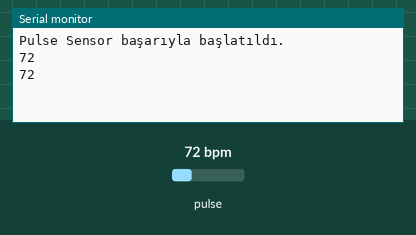
Recording of a sketch running on a simulated Arduino Mega 2560, built with avr-gcc and run on an emulated ATmega2560. Parts: the last lines printed to the serial monitor. Inputs (shaded band) come from the test bench; at power-on: pulse 72 bpm.

Above: at 2.2 s.
2.3 s: pulse set to 42 bpm
At 3.7 s:
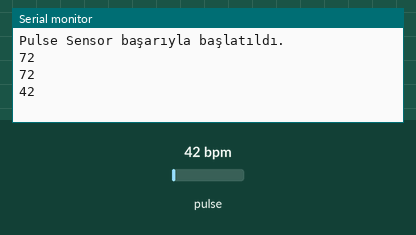
3.8 s: pulse set to 70 bpm
At 4.8 s:
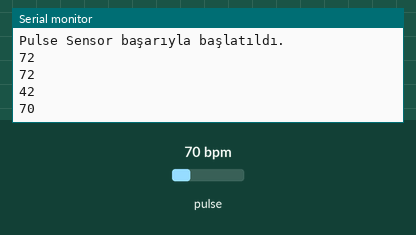
Timing chart, 0 to 6.8 s (numbered marks = the images above; inputs shaded):
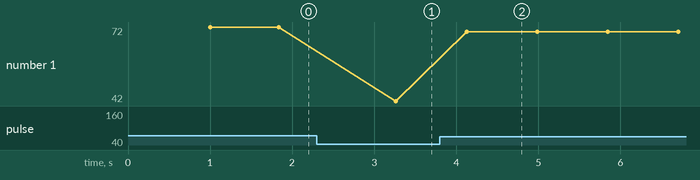

The sketch:

PulseSensorFinal.ino
```cpp
#include <PulseSensorPlayground.h>

// Pulse Sensor ayarları
PulseSensorPlayground pulseSensor;
#define PULSE_PIN 36  // Pulse Sensor'un bağlı olduğu analog pin

// Değişkenler
int threshold = 550;  // Başlangıç eşik değeri
int BPM = 0;          // Beats per Minute
bool isBeat = false;

void setup() {
  Serial.begin(115200);
  delay(1000);

  // Pulse Sensor ayarları
  pulseSensor.analogInput(PULSE_PIN);
  pulseSensor.setThreshold(threshold);
  if (!pulseSensor.begin()) {
    Serial.println("Pulse Sensor başlatılamadı! Bağlantıları kontrol edin.");
    while (true) {
      delay(1000);
    }
  }
  Serial.println("Pulse Sensor başarıyla başlatıldı.");
}

void loop() {
  // Pulse Sensor'den okuma yap
  isBeat = pulseSensor.sawStartOfBeat();
  pulseSensor.getLatestSample();  // Bu satır, sensör verisinin güncel kalmasını sağlar.

  if (isBeat) {
    BPM = pulseSensor.getBeatsPerMinute();
    // BPM değerini seri porta yazdır
    //Serial.print("BPM: ");
    Serial.println(BPM);
  }
  delay(5);
}
```

Measured:
- after the input at 2.3 s, the serial monitor: prints a new line after 0.97 s (image 1)
- after the input at 3.8 s, the serial monitor: prints a new line after 0.33 s (image 2)
- plotted number 1: 72 → 42 after the input at 2.3 s, 42 → 70 after the input at 3.8 s
